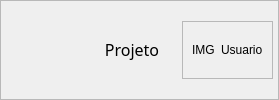
        <widget class="QFrame" name="Header">
         <property name="sizePolicy">
          <sizepolicy hsizetype="Expanding" vsizetype="Expanding">
           <horstretch>0</horstretch>
           <verstretch>0</verstretch>
          </sizepolicy>
         </property>
         <property name="frameShape">
          <enum>QFrame::StyledPanel</enum>
         </property>
         <property name="frameShadow">
          <enum>QFrame::Raised</enum>
         </property>
         <layout class="QHBoxLayout" name="horizontalLayout_2">
          <property name="spacing">
           <number>10</number>
          </property>
          <property name="leftMargin">
           <number>5</number>
          </property>
          <property name="topMargin">
           <number>20</number>
          </property>
          <property name="rightMargin">
           <number>5</number>
          </property>
          <property name="bottomMargin">
           <number>20</number>
          </property>
          <item>
           <widget class="QPushButton" name="menu">
            <property name="maximumSize">
             <size>
              <width>36</width>
              <height>28</height>
             </size>
            </property>
            <property name="text">
             <string/>
            </property>
            <property name="checkable">
             <bool>true</bool>
            </property>
            <property name="checked">
             <bool>false</bool>
            </property>
            <property name="default">
             <bool>false</bool>
            </property>
            <property name="flat">
             <bool>true</bool>
            </property>
           </widget>
          </item>
          <item>
           <spacer name="horizontalSpacer_2">
            <property name="orientation">
             <enum>Qt::Horizontal</enum>
            </property>
            <property name="sizeHint" stdset="0">
             <size>
              <width>40</width>
              <height>20</height>
             </size>
            </property>
           </spacer>
          </item>
          <item>
           <widget class="QPushButton" name="main_button_projeto">
            <property name="minimumSize">
             <size>
              <width>0</width>
              <height>0</height>
             </size>
            </property>
            <property name="font">
             <font>
              <family>Poppins</family>
              <pointsize>12</pointsize>
              <weight>50</weight>
              <italic>false</italic>
              <bold>false</bold>
              <underline>false</underline>
             </font>
            </property>
            <property name="text">
             <string>Projeto</string>
            </property>
            <property name="flat">
             <bool>true</bool>
            </property>
           </widget>
          </item>
          <item>
           <widget class="QFrame" name="frame_2">
            <property name="frameShape">
             <enum>QFrame::StyledPanel</enum>
            </property>
            <property name="frameShadow">
             <enum>QFrame::Raised</enum>
            </property>
            <layout class="QGridLayout" name="gridLayout_27">
             <item row="0" column="0">
              <widget class="QLabel" name="img_user">
               <property name="text">
                <string>IMG</string>
               </property>
              </widget>
             </item>
             <item row="0" column="1">
              <widget class="QLabel" name="label_14">
               <property name="text">
                <string>Usuario</string>
               </property>
              </widget>
             </item>
            </layout>
           </widget>
          </item>
         </layout>
        </widget>
